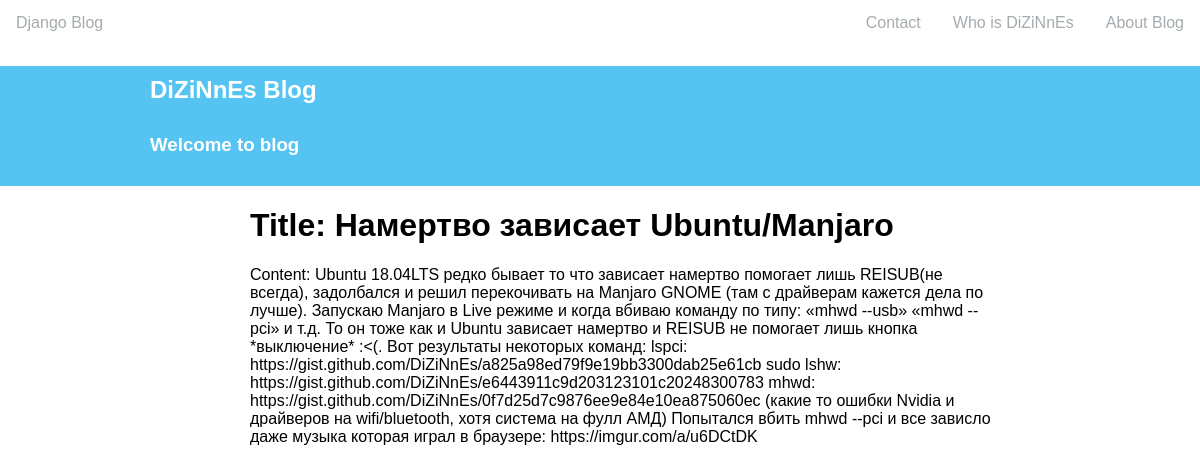
The page /namertvo_zavicaet_ubuntu_manjaro/ on the database its author committed.
### blog/models.py (models this page shows, shortened)
class Blog(models.Model):
    title = models.CharField(max_length=50, unique=True)
    author = models.ForeignKey(User, on_delete=models.CASCADE)
    content = models.TextField()
    slug = models.SlugField(unique=True)
    pub_date = models.DateTimeField('Date published')

### blog/views.py (the view)
# urls.py: path('<slug:slug>/', views.post_detail, name='post_detail'),
def post_detail(request, slug):
    blog = Blog.objects.get(slug=slug)
    return render (request, 'post_detail.html', {
        'blog' : blog,
    })

### blog/templates/post_detail.html (shortened to what this page needs)
{% load static %}
<!DOCTYPE html>
<html lang="en">
<head>
    <link rel="stylesheet" text="text/css" href="{% static 'post_detail.css' %}">
</head>
<body>
    <nav>
        <div class="left-nav">
            <ul>
                <li style="float:left"><a class="right-django-blog" href="#">Django Blog</a></li>
                <li style="float: right;"><a href="##">About Blog</a></li>
                <li style="float: right;"><a href="###">Who is DiZiNnEs</a></li>
                <li style="float: right;"><a href="####">Contact</a></li>
            </ul>
        </div>
    </nav>
        <header>
            <div class="big-blue-square">
                <h2 class="welcome-myblog">DiZiNnEs Blog</h2>
                <h3 class="span2">Welcome to blog</h3>
            </div>
        </header>
            <main>
                <div>
                    <h1>Title: {{ blog.title }}</h1>
                </div>
                    <div>
                        <p> Content: {{blog.content}} </p>
                    </div>
            </main>
</body>
</html>

### blog/static/post_detail.css (style rules this page uses)
body { margin: 0; font-family: "Arial Black", Gadget, sans-serif; }
nav { font-family: "Arial Black", Gadget, sans-serif; }
.left-nav { width: 100%; height: 100%; }
.left-nav ul { list-style-type: none; margin: 0; padding: 0; overflow: hidden; background-color: #ffffff; }
.left-nav ul li { display: inline; }
.left-nav li a { display: block; color: #A4ABAF; text-align: center; padding: 14px 16px; text-decoration: none; }
.big-blue-square { height: 120px; width: 100%; background-color: #56C4F3; }
.welcome-myblog { padding: 10px 0px 0px 150px; color: #ffffff; }
.span2 { padding: 10px 0px 0px 150px; color: #ffffff; }
main { margin: 0px 200px 0px 250px; }

### rows shown on the page
Blog: title "Намертво зависает Ubuntu/Manjaro", content "Ubuntu 18.04LTS редко бывает то что зависает намертво помогает лишь REISUB(не всегда), задолбался и решил перекочивать на Manjaro GNOME (там с драйверам кажется дела по лучше). Запускаю Manjaro в Live режиме и когда вбиваю команду по типу: «mhwd --usb» «mhwd --pci» и т.д. То он тоже как и Ubuntu зависает намертво и REISUB не помогает лишь кнопка *выключение* :<(. Вот результаты некоторых команд: lspci: https://gist.github.com/DiZiNnEs/a825a98ed79f9e19bb3300dab25e61cb sudo lshw: https://gist.github.com/DiZiNnEs/e6443911c9d203123101c20248300783 mhwd: https://gist.github.com/DiZiNnEs/0f7d25d7c9876ee9e84e10ea875060ec (какие то ошибки Nvidia и драйверов на wifi/bluetooth, хотя система на фулл…"
